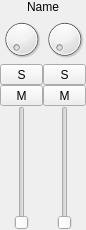
<?xml version="1.0" encoding="UTF-8"?>
<ui version="4.0">
 <comment>Copyright (C) 2005-2008 by Pieter Palmers
	
	This file is part of FFADO
	FFADO = Free Firewire (pro-)audio drivers for linux
	
	FFADO is based upon FreeBoB.
	
	This program is free software: you can redistribute it and/or modify
	it under the terms of the GNU General Public License as published by
	the Free Software Foundation, either version 2 of the License, or
	(at your option) version 3 of the License.
	
	This program is distributed in the hope that it will be useful,
	but WITHOUT ANY WARRANTY; without even the implied warranty of
	MERCHANTABILITY or FITNESS FOR A PARTICULAR PURPOSE.  See the
	GNU General Public License for more details.
</comment>
 <class>AfMonitorWidget</class>
 <widget class="QWidget" name="AfMonitorWidget">
  <property name="geometry">
   <rect>
    <x>0</x>
    <y>0</y>
    <width>86</width>
    <height>230</height>
   </rect>
  </property>
  <layout class="QGridLayout" name="gridLayout">
   <property name="margin">
    <number>0</number>
   </property>
   <property name="spacing">
    <number>0</number>
   </property>
   <item row="0" column="0" colspan="2">
    <widget class="QLabel" name="lblName">
     <property name="text">
      <string>Name</string>
     </property>
     <property name="alignment">
      <set>Qt::AlignCenter</set>
     </property>
     <property name="wordWrap">
      <bool>false</bool>
     </property>
    </widget>
   </item>
   <item row="1" column="0">
    <widget class="QDial" name="rotPan0">
     <property name="sizePolicy">
      <sizepolicy hsizetype="Minimum" vsizetype="Minimum">
       <horstretch>0</horstretch>
       <verstretch>0</verstretch>
      </sizepolicy>
     </property>
     <property name="minimumSize">
      <size>
       <width>30</width>
       <height>30</height>
      </size>
     </property>
     <property name="maximumSize">
      <size>
       <width>16777215</width>
       <height>50</height>
      </size>
     </property>
     <property name="maximum">
      <number>255</number>
     </property>
    </widget>
   </item>
   <item row="1" column="1">
    <widget class="QDial" name="rotPan1">
     <property name="sizePolicy">
      <sizepolicy hsizetype="Minimum" vsizetype="Minimum">
       <horstretch>0</horstretch>
       <verstretch>0</verstretch>
      </sizepolicy>
     </property>
     <property name="minimumSize">
      <size>
       <width>30</width>
       <height>30</height>
      </size>
     </property>
     <property name="maximumSize">
      <size>
       <width>16777215</width>
       <height>50</height>
      </size>
     </property>
     <property name="maximum">
      <number>255</number>
     </property>
    </widget>
   </item>
   <item row="4" column="0">
    <widget class="QSlider" name="sldGain0">
     <property name="sizePolicy">
      <sizepolicy hsizetype="Expanding" vsizetype="Expanding">
       <horstretch>0</horstretch>
       <verstretch>10</verstretch>
      </sizepolicy>
     </property>
     <property name="minimumSize">
      <size>
       <width>0</width>
       <height>50</height>
      </size>
     </property>
     <property name="minimum">
      <number>0</number>
     </property>
     <property name="maximum">
      <number>16777216</number>
     </property>
     <property name="singleStep">
      <number>1048576</number>
     </property>
     <property name="pageStep">
      <number>262144</number>
     </property>
     <property name="orientation">
      <enum>Qt::Vertical</enum>
     </property>
     <property name="tickInterval">
      <number>1048576</number>
     </property>
    </widget>
   </item>
   <item row="4" column="1">
    <widget class="QSlider" name="sldGain1">
     <property name="sizePolicy">
      <sizepolicy hsizetype="Expanding" vsizetype="Expanding">
       <horstretch>0</horstretch>
       <verstretch>10</verstretch>
      </sizepolicy>
     </property>
     <property name="minimum">
      <number>0</number>
     </property>
     <property name="maximum">
      <number>16777216</number>
     </property>
     <property name="singleStep">
      <number>1048576</number>
     </property>
     <property name="pageStep">
      <number>262144</number>
     </property>
     <property name="orientation">
      <enum>Qt::Vertical</enum>
     </property>
     <property name="tickInterval">
      <number>1048576</number>
     </property>
    </widget>
   </item>
   <item row="2" column="0">
    <widget class="QToolButton" name="btnSolo0">
     <property name="sizePolicy">
      <sizepolicy hsizetype="Minimum" vsizetype="Fixed">
       <horstretch>0</horstretch>
       <verstretch>0</verstretch>
      </sizepolicy>
     </property>
     <property name="text">
      <string>S</string>
     </property>
     <property name="checkable">
      <bool>true</bool>
     </property>
     <property name="toolButtonStyle">
      <enum>Qt::ToolButtonTextOnly</enum>
     </property>
    </widget>
   </item>
   <item row="3" column="0">
    <widget class="QToolButton" name="btnMute0">
     <property name="sizePolicy">
      <sizepolicy hsizetype="Minimum" vsizetype="Fixed">
       <horstretch>0</horstretch>
       <verstretch>0</verstretch>
      </sizepolicy>
     </property>
     <property name="text">
      <string>M</string>
     </property>
     <property name="checkable">
      <bool>true</bool>
     </property>
     <property name="toolButtonStyle">
      <enum>Qt::ToolButtonTextOnly</enum>
     </property>
    </widget>
   </item>
   <item row="3" column="1">
    <widget class="QToolButton" name="btnMute1">
     <property name="sizePolicy">
      <sizepolicy hsizetype="Minimum" vsizetype="Fixed">
       <horstretch>0</horstretch>
       <verstretch>0</verstretch>
      </sizepolicy>
     </property>
     <property name="text">
      <string>M</string>
     </property>
     <property name="checkable">
      <bool>true</bool>
     </property>
     <property name="toolButtonStyle">
      <enum>Qt::ToolButtonTextOnly</enum>
     </property>
    </widget>
   </item>
   <item row="2" column="1">
    <widget class="QToolButton" name="btnSolo1">
     <property name="sizePolicy">
      <sizepolicy hsizetype="Minimum" vsizetype="Fixed">
       <horstretch>0</horstretch>
       <verstretch>0</verstretch>
      </sizepolicy>
     </property>
     <property name="text">
      <string>S</string>
     </property>
     <property name="checkable">
      <bool>true</bool>
     </property>
     <property name="toolButtonStyle">
      <enum>Qt::ToolButtonTextOnly</enum>
     </property>
    </widget>
   </item>
  </layout>
 </widget>
 <layoutdefault spacing="6" margin="11"/>
 <pixmapfunction>qPixmapFromMimeSource</pixmapfunction>
 <tabstops>
  <tabstop>rotPan0</tabstop>
  <tabstop>rotPan1</tabstop>
  <tabstop>btnSolo0</tabstop>
  <tabstop>btnSolo1</tabstop>
  <tabstop>btnMute0</tabstop>
  <tabstop>btnMute1</tabstop>
  <tabstop>sldGain0</tabstop>
  <tabstop>sldGain1</tabstop>
 </tabstops>
 <resources/>
 <connections/>
</ui>
